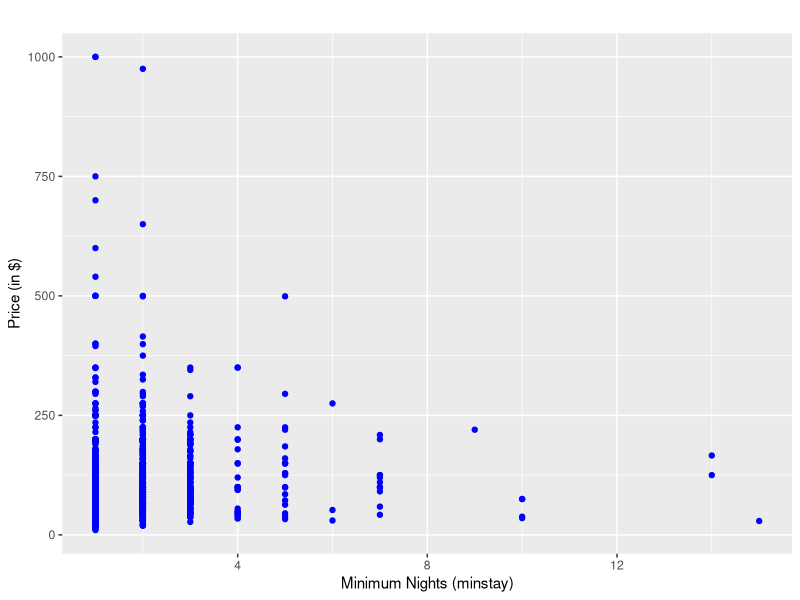
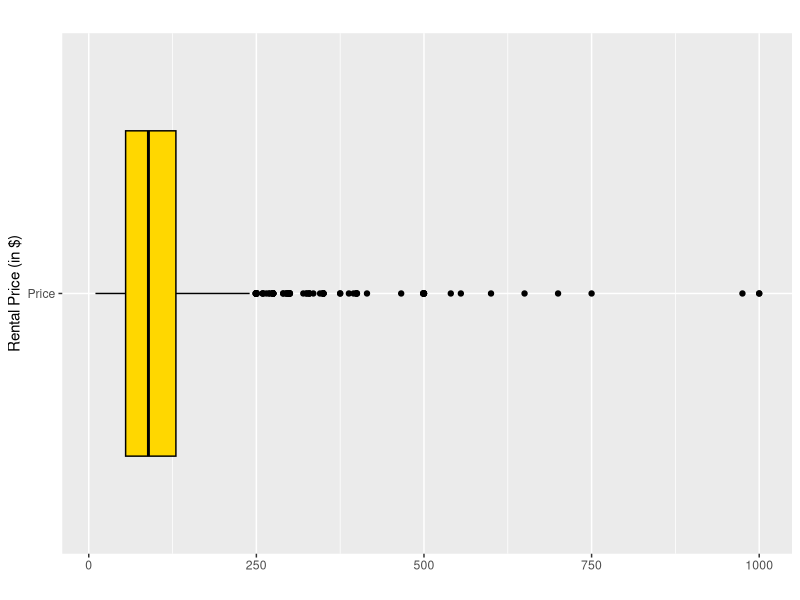
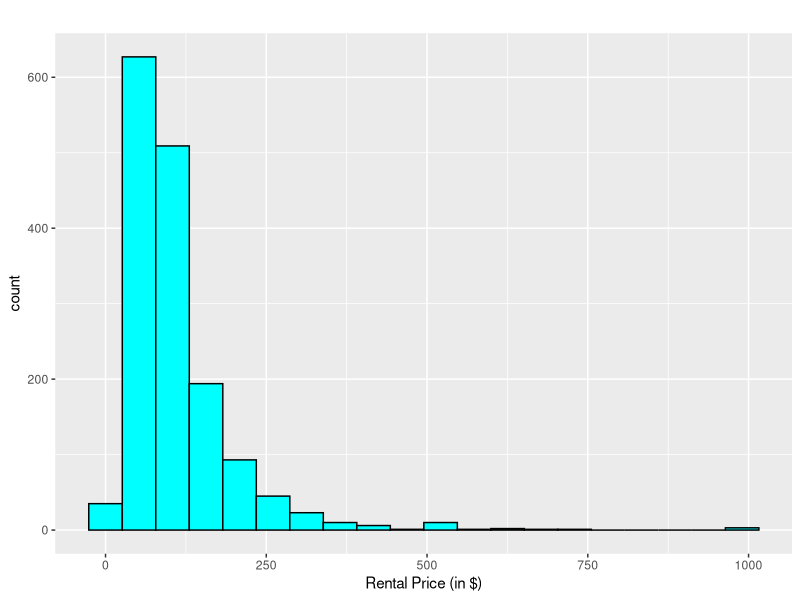
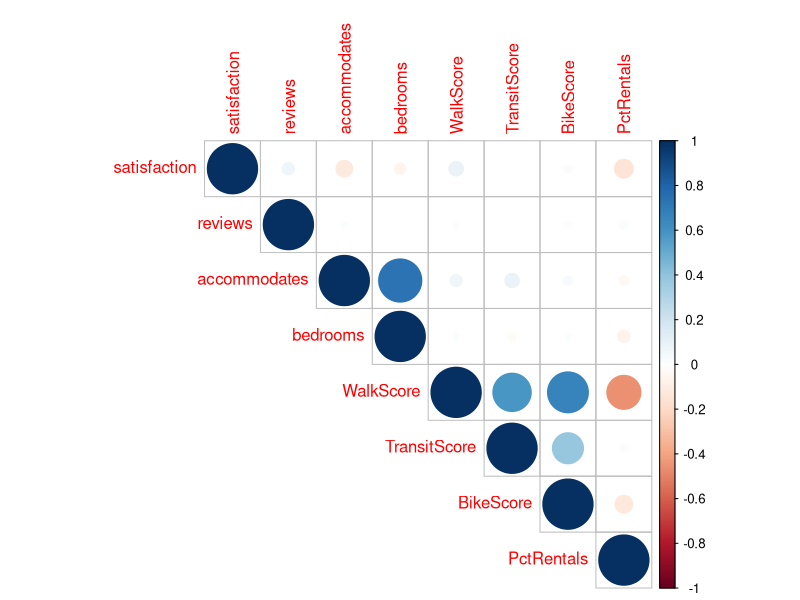
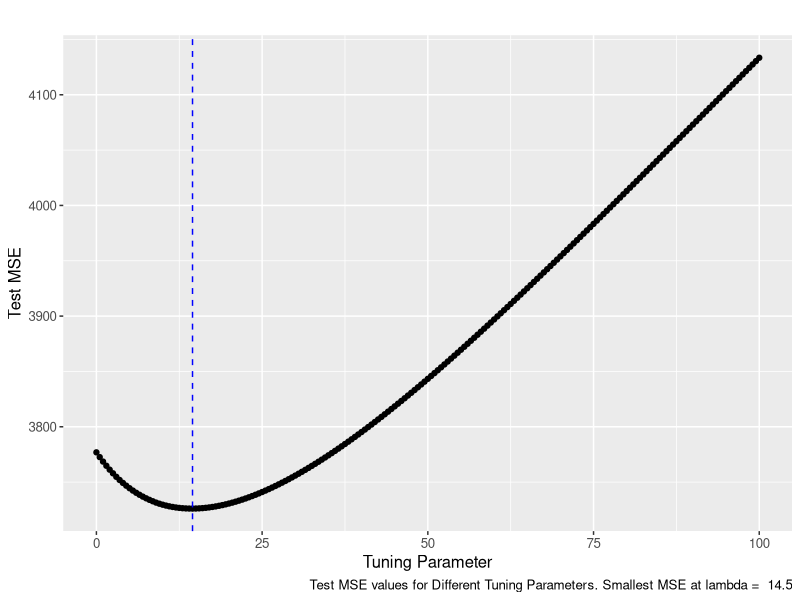
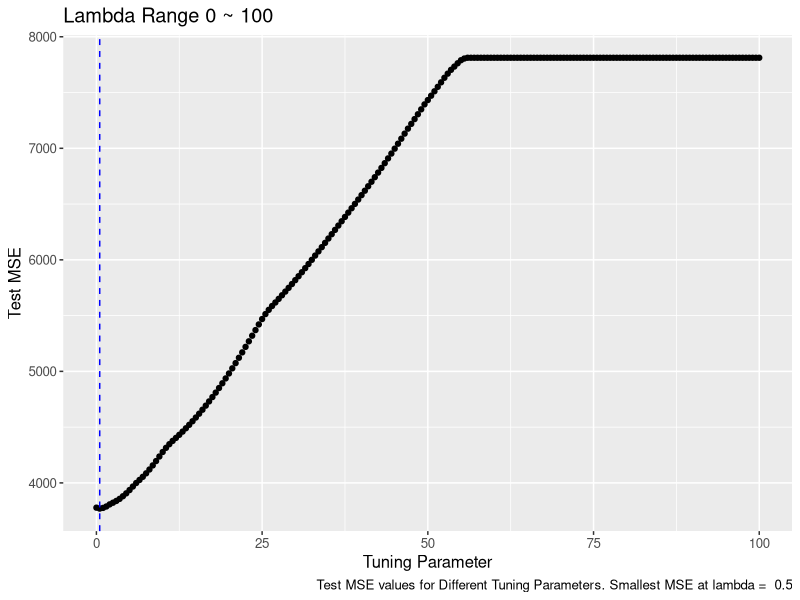
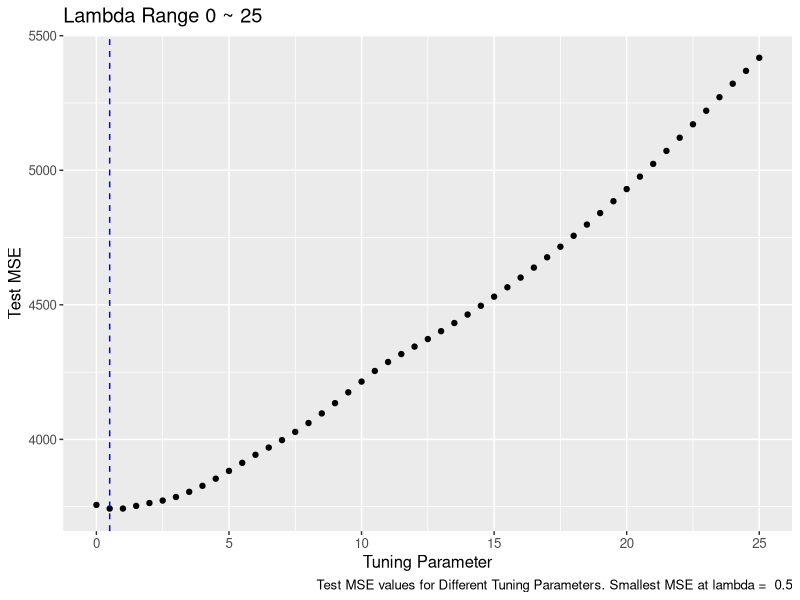
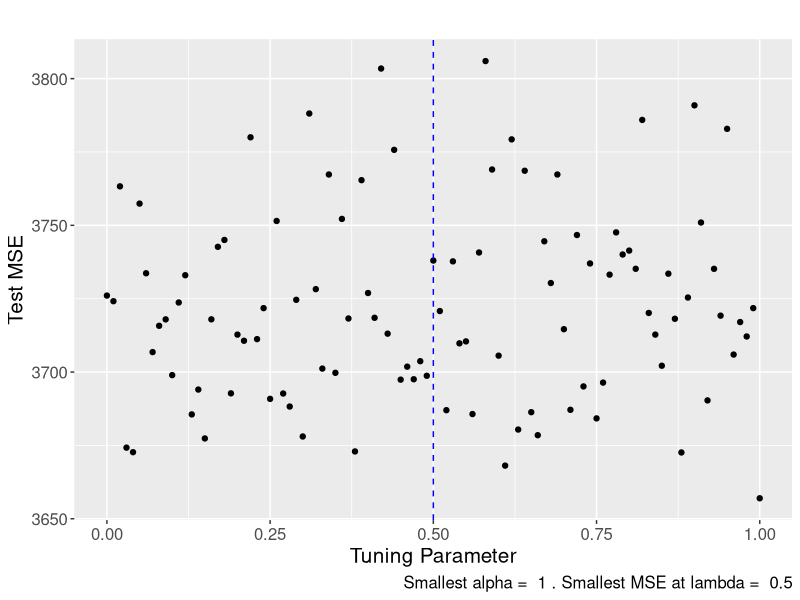

Here is the R script that generated these plots, in order:
## ---- chunk 1
knitr::opts_chunk$set(echo = FALSE)
set.seed(1)
## ---- chunk 2
# load the data from the dataset
data <- read.csv("../Project_2/VRBO.csv", header = TRUE)
## ---- chunk 3
# explore the number of observations before cleaning
a = nrow(data)
# explore the number of observations after cleaning
b = nrow(na.omit(data))
# total removed observations
c = a - b

# percentage of omitted rows to the total rows
d = c / a * 100

# construct a table for the data losses
aa <- c("1561",b,c,round(d, 2))   # manually written the "1561" so the count will be integers
names <- c("Original", "Cleaned", "Total Removal", "Percent Data Loss (%)")

hahaloss <- data.frame("Names" = names, "Count" = aa)

knitr::kable(hahaloss, caption = "Data Loss Table (before & after cleaning)")
## ---- chunk 4
# explore the number of null values in the minstay
# length(which(is.na(data$minstay)))

# find the total number of residual
e = nrow(na.omit(data[,-8])) # the num observation remain same as uncleaned data

# table for cleaned data after removing minstay
nomloss <- data.frame("Orignal" = a, "No Minstay" = e)

knitr::kable(nomloss, caption = "Number of Observations (with/not with minstay)")
## ---- chunk 5
# import the ggplot2 pacakge
suppressMessages(library(ggplot2))
# create a scatterplot to study the relationship between minstay and price
ggplot(na.omit(data), aes(minstay, price)) + geom_point(color = "blue")+ labs(title =" ", x = "Minimum Nights (minstay)", y = "Price (in $)")
## ---- chunk 6
# create the design matrix XD by removing the UnitNumber and the response variable Price
dataClean <- data[,-c(1,8)]
# head(dataClean)
## ---- chunk 7
# import the ggplot2 package
library(ggplot2)

# cluster of mosaic plots
op <- par( mfrow = c(1,2))

# see if there is unreasonable observation
ggplot(dataClean,aes(x ="Price", y = price)) + geom_boxplot(fill='gold', col = 'black') + labs(title="", x = "Rental Price (in $)", y = " ") + coord_flip()

# consider that the response variable Y is a continuous data, we are 
# expected to use a histogram to visualize its distribution.
library(ggplot2)
ggplot(dataClean, aes(x=price)) + geom_histogram(fill='cyan', col = 'black', bins = 20) + labs(title="", x = "Rental Price (in $)")

par(op)
## ---- chunk 8
# import necessary libraries
suppressMessages(library(corrplot))
suppressMessages(library(RColorBrewer))

# Explore the correlation between features
M <-cor(dataClean[,-c(1, 4, 7, 8)])
colnames(M)[1] <- "satisfaction"
rownames(M)[1] <- "satisfaction"
corrplot(M, method="circle", type = "upper", title = "", mar = c(0,0,1,0))
## ---- chunk 9
suppressMessages(library(glmnet))

# designed matrix
XD <- model.matrix(price ~ ., data = dataClean)
# dim(XD)
## ---- chunk 10
# Run ridge Regression
suppressMessages(library(glmnet))
set.seed(1)
cv.out.ridge <- cv.glmnet(XD[,-1], dataClean$price, alpha = 0,lambda = seq(from = 0, to = 100, by = .5))

# Default plot
# plot(cv.out.ridge)
## ---- chunk 11
# The plot in ggplot2 Dr. Dalzell built
ridgePlot <- function(ridge.mod, metric, title){
  library(ggplot2)
  
  smallestLambda <- ridge.mod$lambda[which.min(ridge.mod$cvm)] 
  
  if(metric == "MSE"){
  g1 <- ggplot( data.frame(ridge.mod$lambda), aes( x = ridge.mod$lambda, y = (ridge.mod$cvm))) + geom_point() + geom_vline( xintercept = smallestLambda, col = "blue" , lty = 2 ) +  labs(caption = paste("Test MSE values for Different Tuning Parameters. Smallest MSE at lambda = ", smallestLambda), title = title, y = "Test MSE", x = "Tuning Parameter")
  
  }
  
  if(metric == "RMSE"){
  g1 <- ggplot( data.frame(ridge.mod$lambda), aes( x = ridge.mod$lambda, y = sqrt(ridge.mod$cvm))) + geom_point() + geom_vline( xintercept = smallestLambda, col = "blue" , lty = 2 ) +  labs(caption = paste("Test RMSE values for Different Tuning Parameters. Smallest RMSE at lambda = ", smallestLambda), title = title, y = "Test RMSE", x = "Tuning Parameter")

  }
  
  g1
}
## ---- chunk 12
#Plotting using ggplot2
ridgePlot(cv.out.ridge, metric = "MSE", title = "") + theme(text = element_text(size = 12))
## ---- chunk 13
# Metrics

# Run the process again (same seed) with only the two lambdas of interest
set.seed(1)
cv.out.ridge.small <- cv.glmnet(XD[,-1], dataClean$price, alpha = 0,lambda = c(0,14.5))
# print("Lambda: ")
# cv.out.ridge.small$lambda
# print("MSE: ")
# cv.out.ridge.small$cvm
# print("RMSE: ")
# sqrt(cv.out.ridge.small$cvm)

# construct a matrix to store the output values
show <- matrix(data = c(cv.out.ridge.small$lambda, cv.out.ridge.small$cvm, sqrt(cv.out.ridge.small$cvm)), nrow = 2, ncol = 3)

# name the rows and columns
rownames(show) <- c("Ridge", "LSLR")
colnames(show) <- c("Lambda", "Test MSE", "Test RMSE")

# construct a table to show the output
knitr::kable(show, caption = "Metrics of LSLR vs Ridge")
## ---- chunk 14
# ridge regression lambda = 14.5

# we need to remove the first row of XD as glmnet will add another line for coefficient
reg.ridge <- glmnet(XD[,-1], dataClean$price, alpha = 0,lambda = 14.5, standardize =TRUE)
# LSLR lambda = 0 
reg.LSLR <- glmnet(XD[,-1], dataClean$price, alpha = 0,lambda = 0, standardize = TRUE)
Betas <- data.frame("LSLR" = as.numeric(coefficients(reg.LSLR)), "ridge" = as.numeric(coefficients(reg.ridge)))
rownames(Betas) <- colnames(XD)

# compute the MSE for Ridge and LSLR
MSE <- mean( (data$price - predict(reg.LSLR, newx = XD[,-1]))^2)
MSEr <- mean( (data$price - predict(reg.ridge, newx = XD[,-1]))^2)   

#reg.LSLR$beta
#coefficients(reg.LSLR)

knitr::kable(round(Betas, 3),
            caption = "Coefficients with Tuning Parameter = 0, 14.5")

# construct a matrix to store the output values
show2 <- matrix(data = c(cv.out.ridge.small$lambda, MSEr, MSE, abs(sum(reg.ridge$beta)), abs(sum(reg.LSLR$beta))), nrow = 2, ncol = 3)

# name the rows and columns
rownames(show2) <- c("Ridge", "LSLR")
# in this case, it should be MSE, as it is for training model
colnames(show2) <- c("Lambda", "MSE", "Sum Coefficients (abs)")

# construct a table to show the output
knitr::kable(round(show2,1), caption = "Metrics of LSLR vs Ridge")
## ---- chunk 15
# import the ggplot2 package
library(ggplot2)

# Run 10-fold CV
set.seed(1)
cv.out.lasso <- cv.glmnet(XD[,-1], dataClean$price, alpha = 1,lambda = seq(from = 0, to = 100, by = .5))  # alpha = 1 is the lasso

# Use a smaller range
cv.out.lasso2 <- cv.glmnet(XD[,-1], dataClean$price, alpha = 1,lambda = seq(from = 0, to = 25, by = .5))


# cluster of mosaic plots
op <- par( mfrow = c(2,1))

# Plot the results using the default plotting tool
# plot(cv.out.lasso)


#Plotting using ggplot2
ridgePlot(cv.out.lasso, metric = "MSE", title = "Lambda Range 0 ~ 100") + theme(text = element_text(size = 12))

# Use a smaller range
ridgePlot(cv.out.lasso2, metric = "MSE", title = "Lambda Range 0 ~ 25") + theme(text = element_text(size = 12))

par(op)
## ---- chunk 16
# Choosing the lambda we want
# cv.out.lasso$lambda.min
## ---- chunk 17
# Obtaining coefficients

# Train Lasso
reg.lasso <- glmnet(XD[,-1], dataClean$price, alpha =1 ,
                      lambda = 0.5)

# Store the coefficients
lasso_betas <- as.numeric(coefficients(reg.lasso))

# Create a data frame
# Betas <- data.frame("LSLR" = lslr.betas, "ridge" = ridge.betas, "Lasso" = lasso.betas)

Betas_pro <- cbind(Betas, "Lasso" = lasso_betas)

rownames(Betas) <- colnames(XD)

knitr::kable(round(Betas_pro, 3), caption = "Coefficients Table of LSLR, Ridge, Lasso")
## ---- chunk 18
# coefficients equals zero
# length(which(lasso_betas == 0))
## ---- chunk 19
# MSE of the trained lasso
MSEl <- mean( (data$price - predict(reg.lasso, newx = XD[,-1]))^2)
# MSEl
# sum(reg.lasso$beta)
## ---- chunk 20
# Choose a sequence of values for alpha 
alphaseq <- seq(from = 0, to =1 , by =.01)

storageEN <- data.frame("Alpha" = rep(NA,length(alphaseq)), "Lambda" = rep(NA,length(alphaseq)), "MSE" = rep(NA,length(alphaseq)))

a = 1 
# Run 10-fold CV
set.seed(1)
for( i in alphaseq ){
  cv.out <- cv.glmnet(XD[ , -1], dataClean$price, alpha = i,lambda = seq(from = 0, to = 25, by = .5))
  storageEN$Lambda[a] <- cv.out$lambda.min  # store the optimal lambda at this alpha
  storageEN$MSE[a] <- (min(cv.out$cvm))  # store the test MSE
  storageEN$Alpha[a] <- i  # store the alpha
  a = a + 1 
}
## ---- chunk 21
# The plot in ggplot2 Dr. Dalzell built
elasticNetPlot <- function(ridge.mod, metric, title){
  library(ggplot2)
  
  smallestLambda <- ridge.mod$Lambda[which.min(ridge.mod$MSE)] 
  smallestAlpha <- ridge.mod$Alpha[which.min(ridge.mod$MSE)] 
  
  if(metric == "MSE"){
  g1 <- ggplot( data.frame(ridge.mod$Alpha), aes( x = ridge.mod$Alpha, y = (ridge.mod$MSE))) + geom_point() + geom_vline( xintercept = smallestLambda, col = "blue" , lty = 2 ) +  labs(caption = paste("Smallest alpha = ", smallestAlpha,". Smallest MSE at lambda = ", smallestLambda), title = title, y = "Test MSE", x = "Tuning Parameter")
  
  }
  
  if(metric == "RMSE"){
  g1 <- ggplot( data.frame(ridge.mod$lambda), aes( x = ridge.mod$lambda, y = sqrt(ridge.mod$MSE))) + geom_point() + geom_vline( xintercept = smallestLambda, col = "blue" , lty = 2 ) +  labs(caption = paste("Test RMSE values for Different Tuning Parameters. Smallest RMSE at lambda = ", smallestLambda), title = title, y = "Test RMSE", x = "Tuning Parameter")

  }
  
  g1
}
## ---- chunk 22
elasticNetPlot(storageEN, "MSE", " ") + theme(text = element_text(size = 15))
## ---- chunk 23
# Show the results
# knitr::kable(round(storageEN,2), caption = "Performance of Elastic Net")
## ---- chunk 24
# Obtaining coefficients

# Train Elastic Net (with lambda = 0.5, alpha = 1)
reg.elastic <- glmnet(XD[,-1], dataClean$price, alpha =1 ,
                      lambda = 0.5)

# Store the coefficients
elastic.betas <- as.numeric(coefficients(reg.elastic))

# Create a data frame
Betas <- data.frame("LSLR" = as.numeric(coefficients(reg.LSLR)), "Ridge" = as.numeric(coefficients(reg.ridge)), "Lasso" = as.numeric(coefficients(reg.lasso)), "Elastic" = elastic.betas)

rownames(Betas) <- colnames(XD)

knitr::kable(Betas)
## ---- chunk 25
# MSE of the trained elastic net
# MSEen <- mean( (data$price - predict(reg.elastic, newx = XD[,-1]))^2)
# MSEl
# sum(reg.elastic$beta)
## ---- chunk 26
# construct a matrix to store the output values for summary table
# because beta does not include the intercept, so we should also add it to the number of features
show3 <- matrix(data = c(reg.lasso$lambda, reg.ridge$lambda, reg.LSLR$lambda, MSEl, MSEr,MSE, abs(sum(reg.lasso$beta)), abs(sum(reg.ridge$beta)), abs(sum(reg.LSLR$beta)), length(reg.lasso$beta) - length(which(reg.lasso$beta == 0)), length(reg.ridge$beta) , length(reg.LSLR$beta)), nrow = 3, ncol = 4)

# name the rows and columns
rownames(show3) <- c("Lasso", "Ridge", "LSLR")
# metric names
colnames(show3) <- c("Lambda", "MSE", "Sum Coefficients (abs)", "Num Features")

# construct a table to show the output
knitr::kable(round(show3,1), caption = "Summary Table: Lasso vs Ridge vs LSLR")
